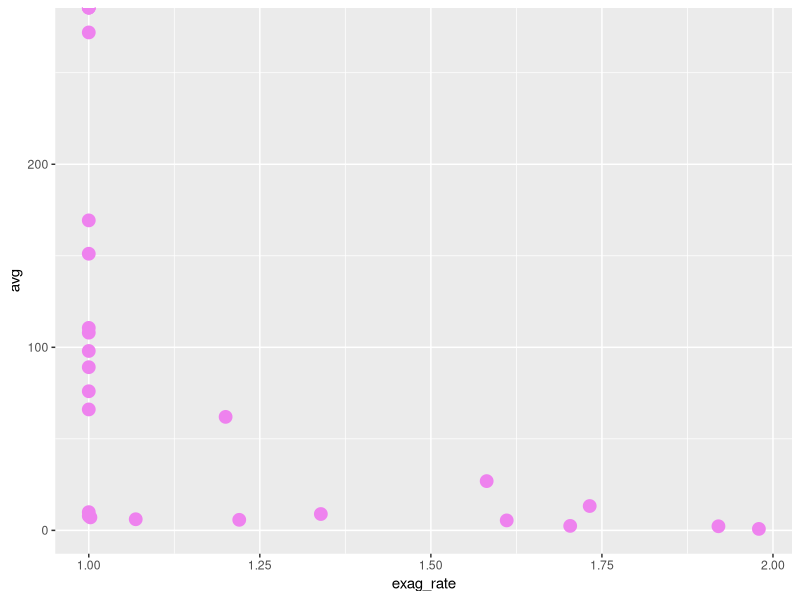

R code for this plot:
## ---- chunk 1
setwd('D:/2018.07 R_DataAnalysis/2018SUMMER_R/data')

library(readr)
DN <- read_csv("Disaster_NewTaipei.csv")
DNH <- read_csv("Disaster_NewTaipei_Help.csv")
## ---- chunk 2
DN$occurrence_time <- substring(as.character(DN$occurrence_time),1,6)
DN$weighted <- as.numeric(as.character(unlist(5*DN[5]+2*DN[6]+2*DN[7]+4*DN[8])))
## ---- chunk 3
season <- c(' 全年', ' 第一季', ' 第二季', ' 第三季', ' 第四季')
s_month <- c('.01', '.01', '.04', '.07', '.10')
e_month <- c('.12', '.03', '.06', '.09', '.12')

DNH$startmonth <- gsub(season[1], s_month[1], as.character(DNH$Interval))
DNH$startmonth <- gsub(season[2], s_month[2], as.character(DNH$startmonth))
DNH$startmonth <- gsub(season[3], s_month[3], as.character(DNH$startmonth))
DNH$startmonth <- gsub(season[4], s_month[4], as.character(DNH$startmonth))
DNH$startmonth <- gsub(season[5], s_month[5], as.character(DNH$startmonth))
DNH$startmonth <- as.numeric(DNH$startmonth) - 1911

DNH$endmonth <- gsub(season[1], e_month[1], as.character(DNH$Interval))
DNH$endmonth <- gsub(season[2], e_month[2], as.character(DNH$endmonth))
DNH$endmonth <- gsub(season[3], e_month[3], as.character(DNH$endmonth))
DNH$endmonth <- gsub(season[4], e_month[4], as.character(DNH$endmonth))
DNH$endmonth <- gsub(season[5], e_month[5], as.character(DNH$endmonth))
DNH$endmonth <- as.numeric(DNH$endmonth) - 1911
head(DNH)
## ---- chunk 4
DNH$weighted <- as.numeric(as.character(unlist(5*DNH[6]+2*DNH[8]+2*DNH[7]+4*DNH[12])))
DNH$exag_rate <- 1
for(i in 1:nrow(DN)){
  for(j in 1:nrow(DNH)){
    if((DNH[j,14] <= DN[i,2]) && (DN[i,2] <= DNH[j,15])){
      DNH[j,17] <- (1 + (DN[i,9] / DNH[j,16]))
    }
  }
}
head(DNH)
## ---- chunk 5
DNH$exaggerated <- as.numeric(as.character(unlist(DNH$weighted * DNH$exag_rate)))
DNH$avg <- as.numeric(as.character(unlist(DNH$Allowance_1000NTD / DNH$exaggerated)))
## ---- chunk 6
library(ggplot2)
ggplot(data=DNH, aes(x=exag_rate, y=avg))+
  geom_point(color='violet', size=4)
